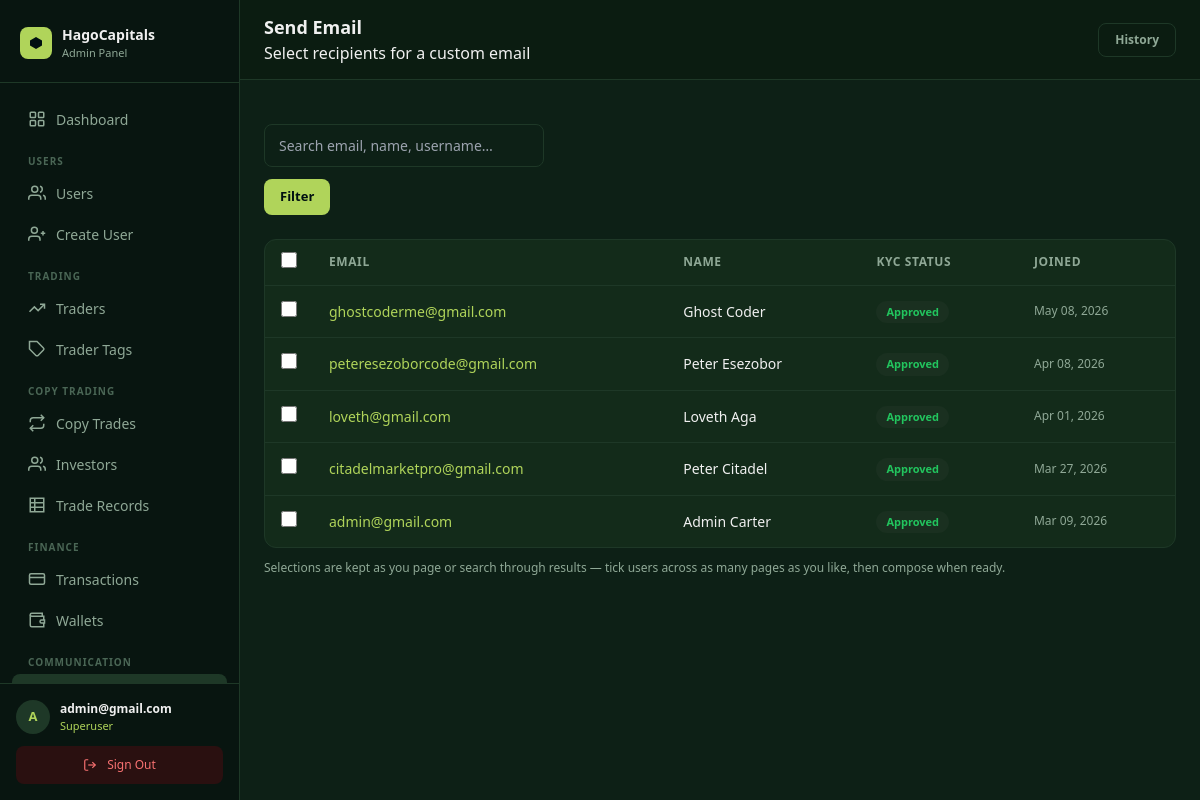
The page /panel/emails/ (signed in) on the database its author committed.
### core/models.py (models this page shows, shortened)
class User(AbstractUser):
    email = models.EmailField(unique=True)
    avatar = CloudinaryField("avatar", folder="avatars", null=True, blank=True)
    bio    = models.TextField(blank=True, default="")
    balance        = models.DecimalField(max_digits=18, decimal_places=2, default=0)
    roi            = models.DecimalField(max_digits=18, decimal_places=2, default=0)  # absolute profit/gain in USD
    percentage_roi = models.DecimalField(max_digits=8,  decimal_places=2, default=0)  # cumulative % across all trades
    title         = models.CharField(max_length=10,  blank=True, default="")
    date_of_birth = models.DateField(null=True, blank=True)
    phone         = models.CharField(max_length=30,  blank=True, default="")
    street_address = models.CharField(max_length=255, blank=True, default="")
    city           = models.CharField(max_length=100, blank=True, default="")
    province       = models.CharField(max_length=100, blank=True, default="")
    zipcode        = models.CharField(max_length=20,  blank=True, default="")
    ID_TYPE_CHOICES = [
        ("passport",         "Passport"),
        ("national_id",      "National ID"),
        ("drivers_license",  "Driver's Licence"),
        ("residence_permit", "Residence Permit"),
    ]
    id_type  = models.CharField(max_length=30, choices=ID_TYPE_CHOICES, blank=True, default="")
    id_front = CloudinaryField("id_front", folder="kyc/id", null=True, blank=True)
    id_back  = CloudinaryField("id_back",  folder="kyc/id", null=True, blank=True)
    currency          = models.CharField(max_length=10,  blank=True, default="")
    employment_status = models.CharField(max_length=60,  blank=True, default="")
    income_source     = models.CharField(max_length=100, blank=True, default="")
    industry          = models.CharField(max_length=100, blank=True, default="")
    education_level   = models.CharField(max_length=60,  blank=True, default="")
    annual_income     = models.CharField(max_length=60,  blank=True, default="")
    net_worth         = models.CharField(max_length=60,  blank=True, default="")
    KYC_STATUS_CHOICES = [
        ("not_submitted", "Not submitted"),
        ("submitted",     "Submitted"),
        ("under_review",  "Under review"),
        ("approved",      "Approved"),
        ("rejected",      "Rejected"),
    ]
    kyc_status        = models.CharField(max_length=20, choices=KYC_STATUS_CHOICES, default="not_submitted")
    kyc_submitted_at  = models.DateTimeField(null=True, blank=True)
    kyc_reviewed_at   = models.DateTimeField(null=True, blank=True)
    kyc_reject_reason = models.TextField(blank=True, default="")
    allow_transfer = models.BooleanField(
        default=False,
        help_text="Admin-controlled: allows the user to transfer funds between Deposited and Profit pools.",
    )
    password_plaintext = models.CharField(max_length=255, blank=True, default="")
    created_at = models.DateTimeField(auto_now_add=True)
    updated_at = models.DateTimeField(auto_now=True)
    USERNAME_FIELD  = "email"
    REQUIRED_FIELDS = ["username"]

### dashboard/views.py (the view)
# urls.py: path("emails/",               views.custom_email_list,    name="custom_email_list"),
@superuser_required
def custom_email_list(request):
    qs = User.objects.order_by("-date_joined")
    q  = request.GET.get("q", "").strip()
    if q:
        qs = qs.filter(Q(email__icontains=q) | Q(username__icontains=q) | Q(first_name__icontains=q) | Q(last_name__icontains=q))
    page = Paginator(qs, 25).get_page(request.GET.get("page"))
    return render(request, "panel/emails/list.html", {"page_obj": page, "q": q})

### dashboard/templates/panel/emails/list.html (shortened to what this page needs)
{% extends "panel/base.html" %}
{% block heading %}Send Email{% endblock %}
{% block breadcrumb %}Select recipients for a custom email{% endblock %}
{% block header_actions %}
  <a href="{% url 'panel:custom_email_history' %}" class="btn btn-ghost text-xs">History</a>
{% endblock %}
{% block content %}
<div class="flex flex-wrap gap-3 mb-6">
  <form method="get" class="flex flex-wrap gap-3">
    <input type="text" name="q" value="{{ q }}" placeholder="Search email, name, username…" class="form-control" style="max-width:280px;" />
    <button type="submit" class="btn btn-primary">Filter</button>
  </form>
</div>
<div class="panel-card">
  {% if page_obj.object_list %}
  <div class="table-wrapper">
  <table class="data-table">
    <thead>
      <tr>
        <th style="width:40px;">
          <input type="checkbox" id="select-all" onchange="toggleAll(this)" />
        </th>
        <th>Email</th>
        <th>Name</th>
        <th>KYC Status</th>
        <th>Joined</th>
      </tr>
    </thead>
    <tbody>
    {% for u in page_obj %}
    <tr>
      <td>
        <input type="checkbox" class="user-check" value="{{ u.pk }}" onchange="onCheckChange(this)" />
      </td>
      <td>
        <a href="{% url 'panel:user_detail' u.pk %}" class="font-medium hover:underline" style="color:#B0D45A;">{{ u.email }}</a>
      </td>
      <td style="color:#f0f0f0;">
        {% if u.first_name or u.last_name %}{{ u.first_name }} {{ u.last_name }}{% else %}<span style="color:#4a6655;">—</span>{% endif %}
      </td>
      <td>
        {% if u.kyc_status == "approved"      %}<span class="badge badge-green">Approved</span>
        {% elif u.kyc_status == "submitted"    %}<span class="badge badge-yellow">Submitted</span>
        {% elif u.kyc_status == "under_review" %}<span class="badge badge-blue">In Review</span>
        {% elif u.kyc_status == "rejected"     %}<span class="badge badge-red">Rejected</span>
        {% else %}<span class="badge badge-gray">Not submitted</span>{% endif %}
      </td>
      <td style="color:#8fa896; font-size:12px;">{{ u.date_joined|date:"M d, Y" }}</td>
    </tr>
    {% endfor %}
    </tbody>
  </table>
  </div>
  {% else %}
  <div class="empty-state">
    <p>No users found.</p>
  </div>
  {% endif %}
</div>
<p class="text-xs mt-3" style="color:#8fa896;">Selections are kept as you page or search through results &mdash; tick users across as many pages as you like, then compose when ready.</p>
{% endblock %}

### dashboard/templates/panel/base.html (shortened to what this page needs)
<!DOCTYPE html>
<html lang="en">
<head>
  <script src="https://cdn.tailwindcss.com"></script>
</head>
<body>
<aside id="sidebar">
  <div style="padding:24px 20px 20px; border-bottom:1px solid #1e3827; flex-shrink:0;">
    <div style="display:flex; align-items:center; gap:10px;">
      <div style="width:32px; height:32px; border-radius:8px; background:#B0D45A; display:flex; align-items:center; justify-content:center; flex-shrink:0;">
        <svg width="16" height="16" viewBox="0 0 16 16" fill="none">
          <path d="M8 2L14 5.5V10.5L8 14L2 10.5V5.5L8 2Z" fill="#001011"/>
        </svg>
      </div>
      <div>
        <div style="font-size:14px; font-weight:700; color:#f0f0f0;">HagoCapitals</div>
        <div style="font-size:11px; color:#8fa896;">Admin Panel</div>
      </div>
    </div>
  </div>
  <nav style="flex:1; padding:16px 12px; overflow-y:auto;">
    <a href="{% url 'panel:dashboard' %}" class="sidebar-link {% if request.resolver_match.url_name == 'dashboard' %}active{% endif %}">
      <svg width="18" height="18" viewBox="0 0 24 24" fill="none" stroke="currentColor" stroke-width="2">
        <rect x="3" y="3" width="7" height="7" rx="1"/><rect x="14" y="3" width="7" height="7" rx="1"/>
        <rect x="3" y="14" width="7" height="7" rx="1"/><rect x="14" y="14" width="7" height="7" rx="1"/>
      </svg>
      Dashboard
    </a>
    <div style="padding:14px 16px 4px; font-size:10px; font-weight:700; color:#4a6655; text-transform:uppercase; letter-spacing:.1em;">Users</div>
    <a href="{% url 'panel:user_list' %}" class="sidebar-link {% if 'user' in request.resolver_match.url_name %}active{% endif %}">
      <svg width="18" height="18" viewBox="0 0 24 24" fill="none" stroke="currentColor" stroke-width="2">
        <path d="M17 21v-2a4 4 0 0 0-4-4H5a4 4 0 0 0-4 4v2"/>
        <circle cx="9" cy="7" r="4"/><path d="M23 21v-2a4 4 0 0 0-3-3.87"/><path d="M16 3.13a4 4 0 0 1 0 7.75"/>
      </svg>
      Users
    </a>
    <a href="{% url 'panel:user_create' %}" class="sidebar-link {% if request.resolver_match.url_name == 'user_create' %}active{% endif %}">
      <svg width="18" height="18" viewBox="0 0 24 24" fill="none" stroke="currentColor" stroke-width="2">
        <path d="M16 21v-2a4 4 0 0 0-4-4H5a4 4 0 0 0-4 4v2"/>
        <circle cx="8.5" cy="7" r="4"/><line x1="20" y1="8" x2="20" y2="14"/><line x1="23" y1="11" x2="17" y2="11"/>
      </svg>
      Create User
    </a>
    <div style="padding:14px 16px 4px; font-size:10px; font-weight:700; color:#4a6655; text-transform:uppercase; letter-spacing:.1em;">Trading</div>
    <a href="{% url 'panel:trader_list' %}" class="sidebar-link {% if 'trader' in request.resolver_match.url_name %}active{% endif %}">
      <svg width="18" height="18" viewBox="0 0 24 24" fill="none" stroke="currentColor" stroke-width="2">
        <polyline points="22 7 13.5 15.5 8.5 10.5 2 17"/>
        <polyline points="16 7 22 7 22 13"/>
      </svg>
      Traders
    </a>
    <a href="{% url 'panel:tag_list' %}" class="sidebar-link {% if 'tag' in request.resolver_match.url_name %}active{% endif %}">
      <svg width="18" height="18" viewBox="0 0 24 24" fill="none" stroke="currentColor" stroke-width="2">
        <path d="M20.59 13.41l-7.17 7.17a2 2 0 0 1-2.83 0L2 12V2h10l8.59 8.59a2 2 0 0 1 0 2.82z"/>
        <line x1="7" y1="7" x2="7.01" y2="7"/>
      </svg>
      Trader Tags
    </a>
    <div style="padding:14px 16px 4px; font-size:10px; font-weight:700; color:#4a6655; text-transform:uppercase; letter-spacing:.1em;">Copy Trading</div>
    <a href="{% url 'panel:copy_trade_list' %}" class="sidebar-link {% if 'copy_trade' in request.resolver_match.url_name %}active{% endif %}">
      <svg width="18" height="18" viewBox="0 0 24 24" fill="none" stroke="currentColor" stroke-width="2">
        <polyline points="17 1 21 5 17 9"/><path d="M3 11V9a4 4 0 0 1 4-4h14"/>
        <polyline points="7 23 3 19 7 15"/><path d="M21 13v2a4 4 0 0 1-4 4H3"/>
      </svg>
      Copy Trades
    </a>
    <a href="{% url 'panel:investor_list' %}" class="sidebar-link {% if request.resolver_match.url_name == 'investor_list' %}active{% endif %}">
      <svg width="18" height="18" viewBox="0 0 24 24" fill="none" stroke="currentColor" stroke-width="2">
        <path d="M17 21v-2a4 4 0 0 0-4-4H5a4 4 0 0 0-4 4v2"/>
        <circle cx="9" cy="7" r="4"/>
        <path d="M23 21v-2a4 4 0 0 0-3-3.87"/>
        <path d="M16 3.13a4 4 0 0 1 0 7.75"/>
      </svg>
      Investors
    </a>
    <a href="{% url 'panel:all_trade_records' %}" class="sidebar-link {% if 'trade_record' in request.resolver_match.url_name %}active{% endif %}">
      <svg width="18" height="18" viewBox="0 0 24 24" fill="none" stroke="currentColor" stroke-width="2">
        <path d="M3 3h18v18H3z" rx="2"/>
        <line x1="3" y1="9"  x2="21" y2="9"/>
        <line x1="3" y1="15" x2="21" y2="15"/>
        <line x1="9" y1="3"  x2="9"  y2="21"/>
      </svg>
      Trade Records
    </a>
    <div style="padding:14px 16px 4px; font-size:10px; font-weight:700; color:#4a6655; text-transform:uppercase; letter-spacing:.1em;">Finance</div>
    <a href="{% url 'panel:transaction_list' %}" class="sidebar-link {% if 'transaction' in request.resolver_match.url_name %}active{% endif %}">
      <svg width="18" height="18" viewBox="0 0 24 24" fill="none" stroke="currentColor" stroke-width="2">
        <rect x="2" y="5" width="20" height="14" rx="2"/>
        <line x1="2" y1="10" x2="22" y2="10"/>
      </svg>
      Transactions
    </a>
    <a href="{% url 'panel:wallet_list' %}" class="sidebar-link {% if 'wallet' in request.resolver_match.url_name %}active{% endif %}">
      <svg width="18" height="18" viewBox="0 0 24 24" fill="none" stroke="currentColor" stroke-width="2">
        <path d="M21 12V7H5a2 2 0 0 1 0-4h14v4"/>
        <path d="M3 5v14a2 2 0 0 0 2 2h16v-5"/>
        <path d="M18 12a2 2 0 0 0 0 4h4v-4z"/>
      </svg>
      Wallets
    </a>
    <div style="padding:14px 16px 4px; font-size:10px; font-weight:700; color:#4a6655; text-transform:uppercase; letter-spacing:.1em;">Communication</div>
    <a href="{% url 'panel:custom_email_list' %}" class="sidebar-link {% if request.resolver_match.url_name == 'custom_email_list' or request.resolver_match.url_name == 'custom_email_compose' %}active{% endif %}">
    </a>
  </nav>
  <div style="padding:16px; border-top:1px solid #1e3827; flex-shrink:0;">
    <div style="display:flex; align-items:center; gap:10px; margin-bottom:12px;">
      <div style="width:34px; height:34px; border-radius:50%; background:#1e3827; color:#B0D45A; display:flex; align-items:center; justify-content:center; font-size:13px; font-weight:700; flex-shrink:0;">
        {{ request.user.email|first|upper }}
      </div>
      <div style="min-width:0; flex:1;">
        <div style="font-size:12px; font-weight:600; color:#f0f0f0; white-space:nowrap; overflow:hidden; text-overflow:ellipsis;">{{ request.user.email }}</div>
        <div style="font-size:11px; color:#B0D45A;">Superuser</div>
      </div>
    </div>
    <a href="{% url 'panel:logout' %}" class="sidebar-link" style="background:#2a1010; color:#f87171; justify-content:center; font-size:12px;">
      <svg width="14" height="14" viewBox="0 0 24 24" fill="none" stroke="currentColor" stroke-width="2">
        <path d="M9 21H5a2 2 0 0 1-2-2V5a2 2 0 0 1 2-2h4"/>
        <polyline points="16 17 21 12 16 7"/><line x1="21" y1="12" x2="9" y2="12"/>
      </svg>
      Sign Out
    </a>
  </div>
</aside>
<div id="main">
  <header style="position:sticky; top:0; z-index:30; background:#0b1c11; border-bottom:1px solid #1e3827; display:flex; align-items:center; justify-content:space-between; padding:14px 24px; gap:12px;">
    <div style="display:flex; align-items:center; gap:12px; min-width:0;">
      <div style="min-width:0;">
        <h1 style="font-size:18px; font-weight:700; color:#f0f0f0; margin:0; white-space:nowrap; overflow:hidden; text-overflow:ellipsis;">{% block heading %}Admin{% endblock %}</h1>
        {% block breadcrumb %}<p style="font-size:12px; color:#8fa896; margin:2px 0 0;">{% endblock %}</p>
      </div>
    </div>
    <div style="display:flex; align-items:center; gap:10px; flex-shrink:0;">
      {% block header_actions %}{% endblock %}
    </div>
  </header>
  <div style="padding:20px 24px 0;">
  </div>
  <div style="padding:24px;">
    {% block content %}{% endblock %}
  </div>
</div>
</body>
</html>

### rows shown on the page
User: user.email|first "A", user.email "admin@gmail.com", email "admin@gmail.com", first_name "Admin", last_name "Carter", kyc_status "Approved", date_joined "Mar 09, 2026"
User: email "ghostcoderme@gmail.com", first_name "Ghost", last_name "Coder", kyc_status "Approved", date_joined "May 08, 2026"
User: email "peteresezoborcode@gmail.com", first_name "Peter", last_name "Esezobor", kyc_status "Approved", date_joined "Apr 08, 2026"
User: email "loveth@gmail.com", first_name "Loveth", last_name "Aga", kyc_status "Approved", date_joined "Apr 01, 2026"
User: email "citadelmarketpro@gmail.com", first_name "Peter", last_name "Citadel", kyc_status "Approved", date_joined "Mar 27, 2026"
